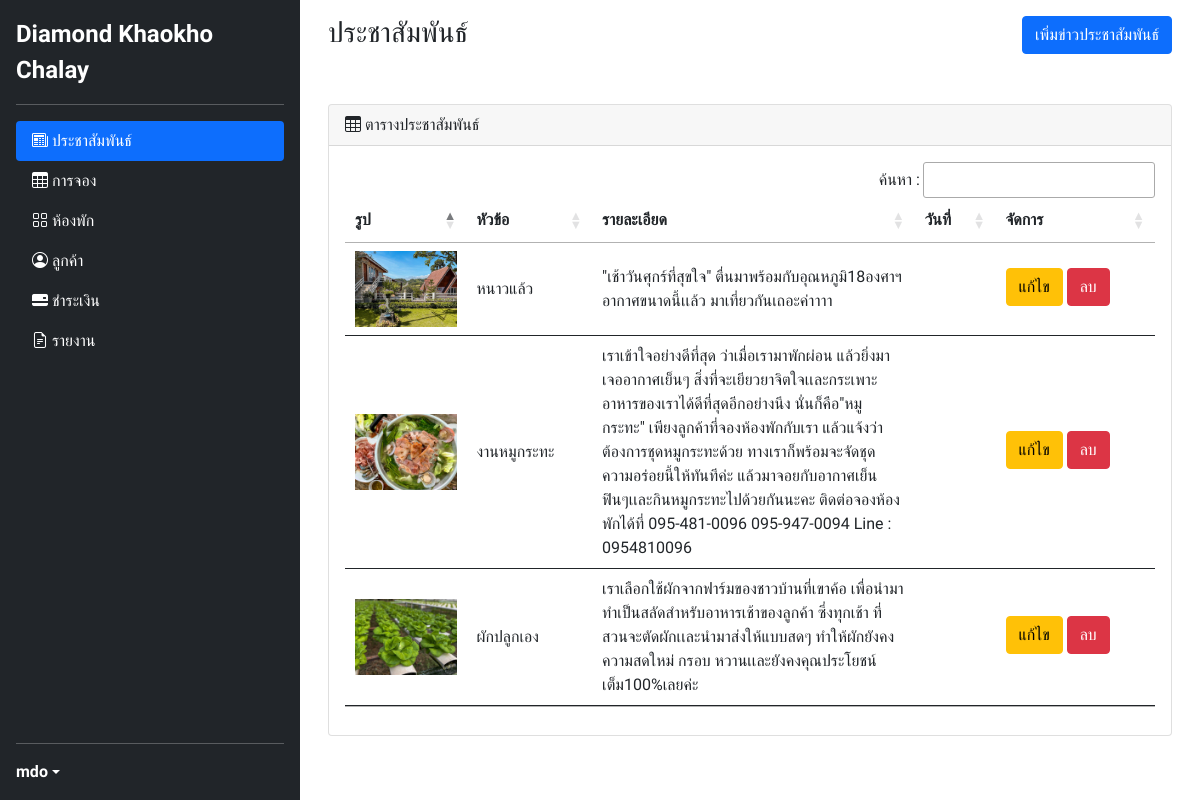
The page /admin/news.php on the database its author committed.
### tables this page shows
CREATE TABLE `news` (
  `n_id` int(11) NOT NULL,
  `n_name` varchar(100) NOT NULL,
  `n_detail` text NOT NULL,
  `n_img` varchar(100) NOT NULL
);

### admin/news.php (the view, shortened to what this page needs)
<!DOCTYPE html>
<html lang="en">
<head>
</head>
<body>
    <div class="container-fluid">
        <div class="row">
            <div class="col-3 bg-info p-0">
                <?php require('nav.php') ?>
            </div>
            <div class="col-9 overflow-auto" style="flex-grow: 1;">
                <div class="row p-3" style="height:11vh;">
                    <div class="col-md-6">
                        <h3>ประชาสัมพันธ์</h3>
                    </div>
                    <div class="col-md-6 text-end">
                        <a href="" class="btn btn-primary addbtn" data-bs-toggle="modal" data-bs-target="#staticBackdrop">เพิ่มข่าวประชาสัมพันธ์</a>
                    </div>
                </div>
                <div class="col-md-12 p-3" style="height:89vh;">
                    <div class="card">
                        <div class="card-header">
                            <i class="bi bi-table"></i>
                            ตารางประชาสัมพันธ์
                        </div>
                        <div class="card-body">
                            <table class="table">
                                <thead>
                                    <tr>
                                        <th style="width:15%;">รูป</th>
                                        <th>หัวข้อ</th>
                                        <th style="width:40%;">รายละเอียด</th>
                                        <th>วันที่</th>
                                        <th>จัดการ</th>
                                    </tr>
                                </thead>
                                <tbody>
                                    <?php
                                    $result = $mysqli->query("SELECT * FROM `news` ORDER BY `news`.`n_id` DESC");
                                    if ($result->num_rows > 0) {
                                        while ($row = $result->fetch_assoc()) {
                                    ?>
                                            <tr>
                                                <td><img class="w-100" src="../imgnews/<?php echo $row['n_img'] ?>" alt="" ></td>
                                                <td><?php echo $row['n_name'] ?></td>
                                                <td><?php echo $row['n_detail'] ?></td>
                                                <td><?php echo $row['n_date'] ?></td>
                                                <td>
                                                    <button class="btn btn-warning mb-1 editbtn" id="<?php echo $row['n_id'] ?>" data-bs-toggle="modal" data-bs-target="#staticBackdrop2">แก้ไข</button>
                                                    <button class="btn btn-danger mb-1 deletebtn" id="<?php echo $row['n_id'] ?>">ลบ</button>
                                                </td>
                                            </tr>
                                    <?php
                                        }
                                    }
                                    ?>
                                </tbody>
                            </table>
                        </div>
                    </div>
                </div>
            </div>
        </div>
    </div>
</body>
</html>

### admin/nav.php (shortened to what this page needs)
<link href="https://cdn.jsdelivr.net/npm/bootstrap@5.1.3/dist/css/bootstrap.min.css" rel="stylesheet"
>
<link rel="stylesheet" href="https://cdn.jsdelivr.net/npm/bootstrap-icons@1.9.1/font/bootstrap-icons.css">
<link rel="stylesheet" href="//cdn.datatables.net/1.13.1/css/jquery.dataTables.min.css">
<div class="d-flex flex-column flex-shrink-0 p-3 text-white bg-dark w-100" style="height:100vh;">
    <a href="index.php" class="d-flex mb-3 mb-md-0 me-md-auto text-white text-decoration-none">
        <span class="fs-4"><b> Diamond Khaokho Chalay </b></span>
    </a>
    <hr>
    <ul class="nav nav-pills flex-column mb-auto">
        <li id='menu1'>
            <a href="news.php" class="nav-link text-white">
                <i class="bi bi-newspaper"></i>
                ประชาสัมพันธ์
            </a>
        </li>
        <li id='menu2'>
            <a href="reserve.php" class="nav-link text-white">
                <i class="bi bi-table"></i>
                การจอง
            </a>
        </li>
        <li id='menu3'>
            <a href="rooms.php" class="nav-link text-white">
                <i class="bi bi-grid"></i>
                ห้องพัก
            </a>
        </li>
        <li id='menu4'>
            <a href="customer.php" class="nav-link text-white">
                <i class="bi bi-person-circle"></i>
                ลูกค้า
            </a>
        </li>
        <li id='menu5'>
            <a href="pay.php" class="nav-link text-white">
                <i class="bi bi-credit-card-2-back-fill"></i>
                ชำระเงิน
            </a>
        </li>
        <li id='menu6'>
            <a href="report.php" class="nav-link text-white">
                <i class="bi bi-file-earmark-text"></i>
                รายงาน
            </a>
        </li>
    </ul>
    <hr>
    <div class="dropdown">
        <a href="#" class="d-flex align-items-center text-white text-decoration-none dropdown-toggle" id="dropdownUser1"
            data-bs-toggle="dropdown" aria-expanded="false">
            <strong>mdo</strong>
        </a>
    </div>
</div>

### admin/nav.php (style rules this page uses)
* { font-family: 'Mali', cursive; }

### rows shown on the page
news: n_img (picture), n_name "หนาวแล้ว", n_detail "\"เช้าวันศุกร์ที่สุขใจ\" ตื่นมาพร้อมกับอุณหภูมิ18องศาฯ อากาศขนาดนี้เเล้ว มาเที่ยวกันเถอะค่าาาา"
news: n_img (picture), n_name "งานหมูกระทะ", n_detail "เราเข้าใจอย่างดีที่สุด ว่าเมื่อเรามาพักผ่อน แล้วยิ่งมาเจออากาศเย็นๆ สิ่งที่จะเยียวยาจิตใจเเละกระเพาะอาหารของเราได้ดีที่สุดอีกอย่างนึง นั่นก็คือ\"หมูกระทะ\" เพียงลูกค้าที่จองห้องพักกับเรา แล้วแจ้งว่าต้องการชุดหมูกระทะด้วย ทางเราก็พร้อมจะจัดชุดความอร่อยนี้ให้ทันทีค่ะ แล้วมาจอยกับอากาศเย็นฟินๆเเละกินหมูกระทะไปด้วยกันนะคะ ติดต่อจองห้องพักได้ที่ 095-481-0096 095-947-0094 Line : 0954810096"
news: n_img (picture), n_name "ผักปลูกเอง", n_detail "เราเลือกใช้ผักจากฟาร์มของชาวบ้านที่เขาค้อ เพื่อนำมาทำเป็นสลัดสำหรับอาหารเช้าของลูกค้า ซึ่งทุกเช้า ที่สวนจะตัดผักเเละนำมาส่งให้แบบสดๆ ทำให้ผักยังคงความสดใหม่ กรอบ หวานเเละยังคงคุณประโยชน์เต็ม100%เลยค่ะ"
